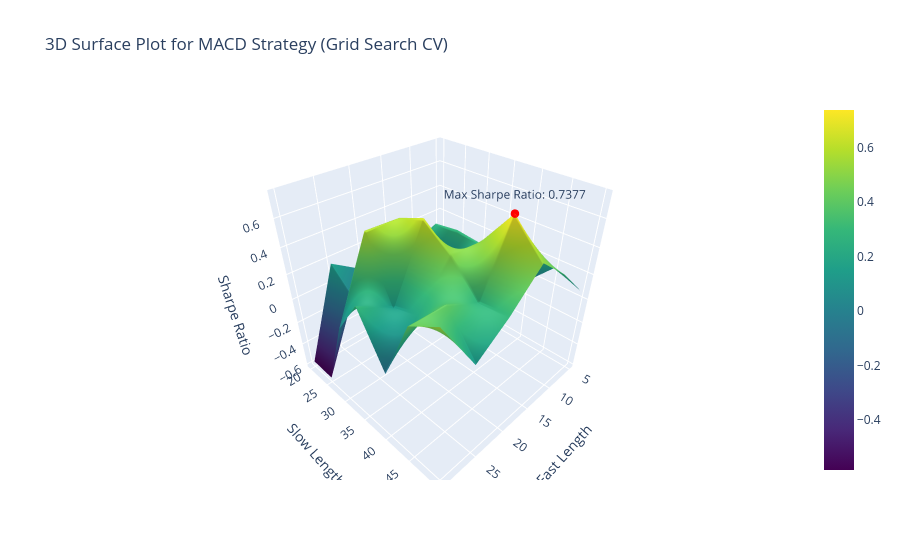

This figure's notebook cell:
### Code cell
# Ensure results were populated
if not results:
    print("No valid results found. Check strategy implementation and data.")
else:
    # Extract parameter values and Sharpe Ratios
    x_vals = [params['fast_length'] for params, _ in results]
    y_vals = [params['slow_length'] for params, _ in results]
    z_vals = [sharpe for _, sharpe in results]

    # Create grid for surface plot
    x_grid, y_grid = np.meshgrid(np.unique(x_vals), np.unique(y_vals))
    z_grid = np.zeros_like(x_grid, dtype=float)

    # Populate the z values based on the unique x and y values
    for i, x in enumerate(np.unique(x_vals)):
        for j, y in enumerate(np.unique(y_vals)):
            sharpe_values = [z for (xi, yi), z in zip(zip(x_vals, y_vals), z_vals) if xi == x and yi == y]
            if sharpe_values:
                z_grid[j, i] = max(sharpe_values)

    # Find the highest Sharpe Ratio
    max_sharpe_idx = np.unravel_index(np.argmax(z_grid, axis=None), z_grid.shape)
    max_sharpe_value = z_grid[max_sharpe_idx]
    best_fast_length = x_grid[max_sharpe_idx]
    best_slow_length = y_grid[max_sharpe_idx]

    # Plotly 3D surface plot
    fig = go.Figure(data=[go.Surface(x=x_grid, y=y_grid, z=z_grid, colorscale='Viridis')])

    # Add a scatter point for the maximum Sharpe Ratio
    fig.add_trace(go.Scatter3d(
        x=[best_fast_length],
        y=[best_slow_length],
        z=[max_sharpe_value],
        mode='markers+text',
        marker=dict(size=5, color='red'),
        text=[f'Max Sharpe Ratio: {max_sharpe_value:.4f}'],
        textposition='top center'
    ))

    fig.update_layout(title='3D Surface Plot for MACD Strategy (Grid Search CV)', scene=dict(
        xaxis_title='Fast Length',
        yaxis_title='Slow Length',
        zaxis_title='Sharpe Ratio'
    ))
    fig.show()

    # Print the best parameters and metrics
    print("Best Parameters:", {"fast_length": best_fast_length, "slow_length": best_slow_length})
    print("Best Sharpe Ratio:", max_sharpe_value)
    best_result = macd_strategy(data.copy(), fast_length=best_fast_length, slow_length=best_slow_length)
    best_metrics = performance_metrics(best_result,timeframe)
    print("Average Return:", best_metrics.get('Average Return', 'N/A'))
    print("Maximum Drawdown:", best_metrics.get('Maximum Drawdown', 'N/A'))
    print("Calmar Ratio:", best_metrics.get('Calmar Ratio', 'N/A'))
    print("Number of Trades:", best_metrics.get('Number of Trades', 'N/A'))

### Figure 1 — Plotly figure (JSON) as saved in the notebook; plotly's stock layout.template omitted (floating-point values rounded to 4 significant figures)
{"data": [{"colorscale": [[0, "#440154"], [0.1111, "#482878"], [0.2222, "#3e4989"], [0.3333, "#31688e"], [0.4444, "#26828e"], [0.5556, "#1f9e89"], [0.6667, "#35b779"], [0.7778, "#6ece58"], [0.8889, "#b5de2b"], [1, "#fde725"]], "type": "surface", "x": [[5, 10, 15, 20, 25, 30], [5, 10, 15, 20, 25, 30], [5, 10, 15, 20, 25, 30], [5, 10, 15, 20, 25, 30], [5, 10, 15, 20, 25, 30], [5, 10, 15, 20, 25, 30], [5, 10, 15, 20, 25, 30]], "y": [[20, 20, 20, 20, 20, 20], [25, 25, 25, 25, 25, 25], [30, 30, 30, 30, 30, 30], [35, 35, 35, 35, 35, 35], [40, 40, 40, 40, 40, 40], [45, 45, 45, 45, 45, 45], [50, 50, 50, 50, 50, 50]], "z": [[-0.2665, 0.02756, -0.2356, 0, 0.1658, -0.5732], [-0.2338, 0.2647, 0.001896, -0.1658, 0, -0.5835], [-0.1206, 0.2923, -0.4718, 0.5732, 0.5835, 0], [-0.1712, 0.2707, 0.05692, 0.6489, 0.1429, 0.2986], [-0.07052, 0.424, 0.4805, 0.4981, 0.2133, -0.0687], [0.1506, 0.3642, 0.7377, 0.2688, 0.4036, 0.4131], [0.06848, 0.3211, 0.5182, 0.2968, 0.124, 0.5381]]}, {"marker": {"color": "red", "size": 5}, "mode": "markers+text", "text": ["Max Sharpe Ratio: 0.7377"], "textposition": "top center", "type": "scatter3d", "x": [15], "y": [45], "z": [0.7377]}], "layout": {"autosize": true, "scene": {"aspectmode": "auto", "aspectratio": {"x": 1, "y": 1, "z": 1}, "xaxis": {"title": {"text": "Fast Length"}, "type": "linear"}, "yaxis": {"title": {"text": "Slow Length"}, "type": "linear"}, "zaxis": {"title": {"text": "Sharpe Ratio"}, "type": "linear"}}, "title": {"text": "3D Surface Plot for MACD Strategy (Grid Search CV)"}}}
